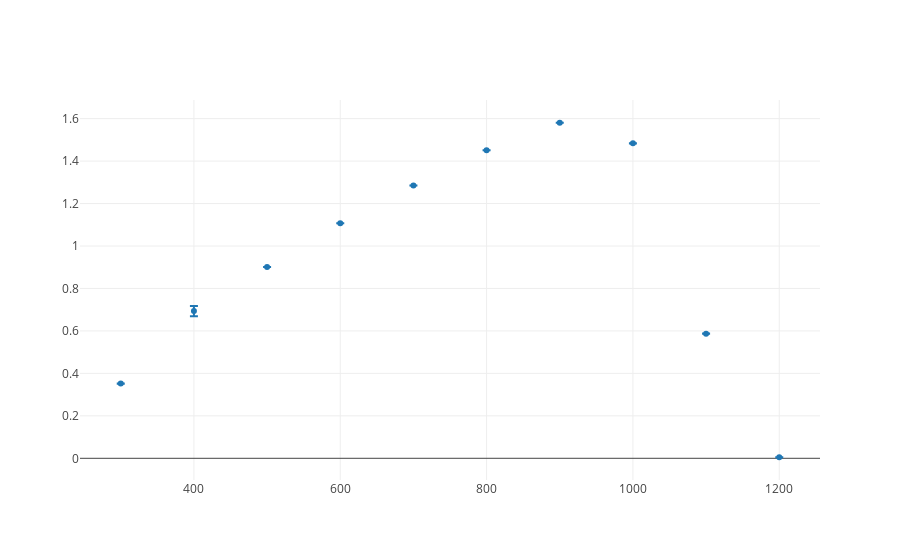

The notebook cell this image was saved under:
### Code cell
dsr = getDSRErrors()
print(dsr)

trace0 = go.Scatter(
    x = dsr[0],
    y = dsr[1],
    mode = 'markers',
    name = 'Testzelle',
    error_y=dict(
            type='data',
            array=errs,
            visible=True
        )
)

traces = [trace0]
plotly.offline.iplot(traces, filename='scatter-mode')
#[i * 5 for i in my_list]

### Figure 1 — Plotly figure (JSON) as saved in the notebook; plotly's stock layout.template omitted (floating-point values rounded to 4 significant figures)
{"data": [{"error_y": {"array": [0.0006109, 0.02371, 9.656e-05, 0.0001441, 8.497e-05, 0.0001247, 0.0003667, 0.0003862, 0.000389, 0.0003294], "type": "data", "visible": true}, "mode": "markers", "name": "Testzelle", "type": "scatter", "uid": "11822e26-6a0f-4813-97da-4772a9ed6ef0", "x": [300, 400, 500, 600, 700, 800, 900, 1000, 1100, 1200], "y": [0.3522, 0.6933, 0.9013, 1.107, 1.285, 1.451, 1.581, 1.484, 0.587, 0.004978]}], "layout": {}}
